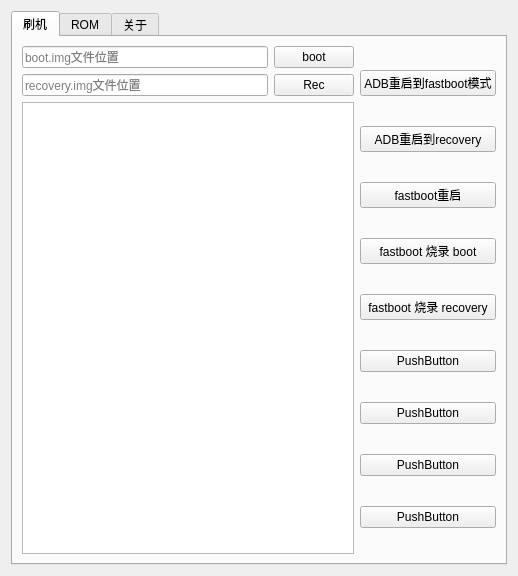
<?xml version="1.0" encoding="UTF-8"?>
<ui version="4.0">
 <class>win</class>
 <widget class="QWidget" name="win">
  <property name="geometry">
   <rect>
    <x>0</x>
    <y>0</y>
    <width>518</width>
    <height>576</height>
   </rect>
  </property>
  <property name="windowTitle">
   <string>win</string>
  </property>
  <layout class="QVBoxLayout" name="verticalLayout_3">
   <item>
    <widget class="QTabWidget" name="tabWidget">
     <property name="currentIndex">
      <number>0</number>
     </property>
     <widget class="QWidget" name="tab">
      <attribute name="title">
       <string>刷机</string>
      </attribute>
      <layout class="QVBoxLayout" name="verticalLayout_6">
       <item>
        <layout class="QHBoxLayout" name="horizontalLayout">
         <item>
          <layout class="QVBoxLayout" name="verticalLayout_5">
           <item>
            <layout class="QHBoxLayout" name="horizontalLayout_3">
             <item>
              <widget class="QLineEdit" name="boot_path">
               <property name="readOnly">
                <bool>true</bool>
               </property>
               <property name="placeholderText">
                <string>boot.img文件位置</string>
               </property>
              </widget>
             </item>
             <item>
              <widget class="QPushButton" name="boot">
               <property name="text">
                <string>boot</string>
               </property>
              </widget>
             </item>
            </layout>
           </item>
           <item>
            <layout class="QHBoxLayout" name="horizontalLayout_5">
             <item>
              <widget class="QLineEdit" name="rec_path">
               <property name="readOnly">
                <bool>true</bool>
               </property>
               <property name="placeholderText">
                <string>recovery.img文件位置</string>
               </property>
              </widget>
             </item>
             <item>
              <widget class="QPushButton" name="rec">
               <property name="text">
                <string>Rec</string>
               </property>
              </widget>
             </item>
            </layout>
           </item>
           <item>
            <layout class="QVBoxLayout" name="verticalLayout_7">
             <item>
              <widget class="QPlainTextEdit" name="show"/>
             </item>
            </layout>
           </item>
          </layout>
         </item>
         <item>
          <layout class="QVBoxLayout" name="verticalLayout_4">
           <item>
            <widget class="QPushButton" name="a2fb">
             <property name="text">
              <string>ADB重启到fastboot模式</string>
             </property>
            </widget>
           </item>
           <item>
            <widget class="QPushButton" name="a2rec">
             <property name="text">
              <string>ADB重启到recovery</string>
             </property>
            </widget>
           </item>
           <item>
            <widget class="QPushButton" name="fbre">
             <property name="text">
              <string>fastboot重启</string>
             </property>
            </widget>
           </item>
           <item>
            <widget class="QPushButton" name="rebb">
             <property name="text">
              <string>fastboot 烧录 boot</string>
             </property>
            </widget>
           </item>
           <item>
            <widget class="QPushButton" name="fbbrec">
             <property name="text">
              <string>fastboot 烧录 recovery</string>
             </property>
            </widget>
           </item>
           <item>
            <widget class="QPushButton" name="pushButton_5">
             <property name="text">
              <string>PushButton</string>
             </property>
            </widget>
           </item>
           <item>
            <widget class="QPushButton" name="pushButton">
             <property name="text">
              <string>PushButton</string>
             </property>
            </widget>
           </item>
           <item>
            <widget class="QPushButton" name="pushButton_3">
             <property name="text">
              <string>PushButton</string>
             </property>
            </widget>
           </item>
           <item>
            <widget class="QPushButton" name="pushButton_2">
             <property name="text">
              <string>PushButton</string>
             </property>
            </widget>
           </item>
          </layout>
         </item>
        </layout>
       </item>
      </layout>
     </widget>
     <widget class="QWidget" name="tab_2">
      <attribute name="title">
       <string>ROM</string>
      </attribute>
     </widget>
     <widget class="QWidget" name="tab_3">
      <attribute name="title">
       <string>关于</string>
      </attribute>
      <layout class="QVBoxLayout" name="verticalLayout">
       <item>
        <layout class="QVBoxLayout" name="verticalLayout_2">
         <item>
          <widget class="QTextBrowser" name="textBrowser">
           <property name="html">
            <string>&lt;!DOCTYPE HTML PUBLIC &quot;-//W3C//DTD HTML 4.0//EN&quot; &quot;http://www.w3.org/TR/REC-html40/strict.dtd&quot;&gt;
&lt;html&gt;&lt;head&gt;&lt;meta name=&quot;qrichtext&quot; content=&quot;1&quot; /&gt;&lt;style type=&quot;text/css&quot;&gt;
p, li { white-space: pre-wrap; }
&lt;/style&gt;&lt;/head&gt;&lt;body style=&quot; font-family:'Ubuntu'; font-size:10pt; font-weight:400; font-style:normal;&quot;&gt;
&lt;p align=&quot;center&quot; style=&quot; margin-top:0px; margin-bottom:0px; margin-left:0px; margin-right:0px; -qt-block-indent:0; text-indent:0px;&quot;&gt;本软件使用QT6&lt;/p&gt;
&lt;p align=&quot;center&quot; style=&quot;-qt-paragraph-type:empty; margin-top:0px; margin-bottom:0px; margin-left:0px; margin-right:0px; -qt-block-indent:0; text-indent:0px;&quot;&gt;&lt;br /&gt;&lt;/p&gt;&lt;/body&gt;&lt;/html&gt;</string>
           </property>
          </widget>
         </item>
        </layout>
       </item>
      </layout>
     </widget>
    </widget>
   </item>
  </layout>
 </widget>
 <resources/>
 <connections/>
</ui>
